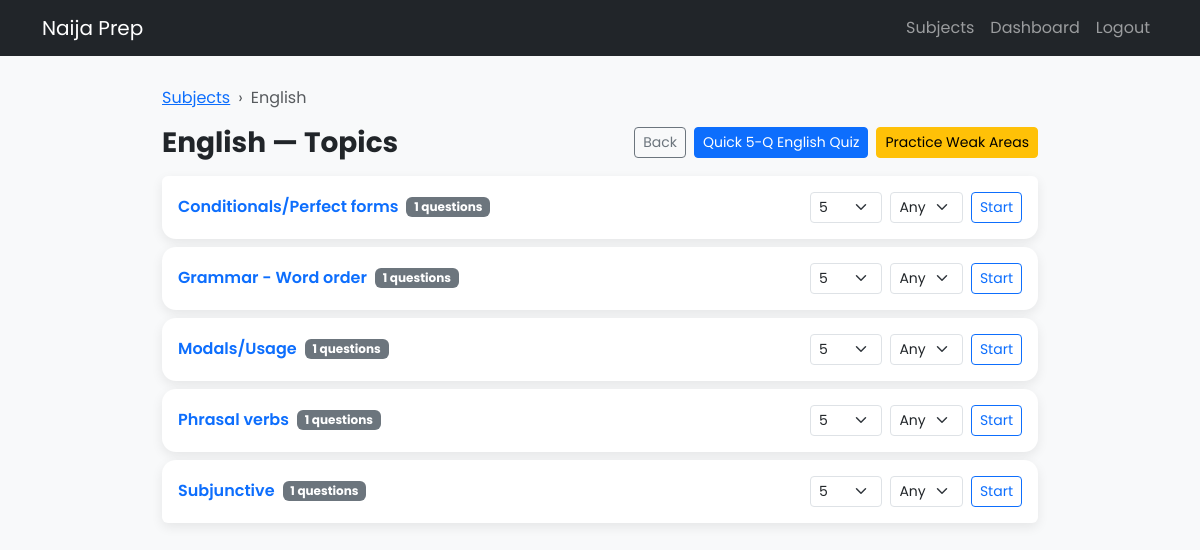
Screenshot of /subjects/English (signed in) with the database file from the repository.
### app/models.py (models this page shows, shortened)
class Question(db.Model):
    id = db.Column(db.Integer, primary_key=True)
    subject = db.Column(db.String(255), nullable=True)       # NEW
    topic = db.Column(db.String(255), nullable=False)
    difficulty = db.Column(db.Integer, nullable=False)
    question_text = db.Column(db.Text, nullable=False)
    option_a = db.Column(db.Text, nullable=False)
    option_b = db.Column(db.Text, nullable=False)
    option_c = db.Column(db.Text, nullable=False)
    option_d = db.Column(db.Text, nullable=False)
    correct_option = db.Column(db.String(10), nullable=False)
    explanation = db.Column(db.Text, nullable=True)
    exam_year = db.Column(db.String(255), nullable=True)

### app/routes.py (the view)
    @app.route("/subjects/<subject>")
    @login_required
    def subject_topics(subject):
        if subject not in SUBJECTS:
            flash("Unknown subject.", "warning")
            return redirect(url_for("subjects"))
        rows = (
            db.session.query(Question.topic, func.count(Question.id))
            .filter(Question.subject == subject)
            .group_by(Question.topic)
            .order_by(Question.topic.asc())
            .all()
        )
        topics = [{"name": t, "count": c} for (t, c) in rows]
        if not topics:
            flash(f"No topics found in {subject}.", "warning")
        return render_template("subject_topics.html", subject=subject, topics=topics)

### app/models.py (called while the page is built)
@login_manager.user_loader
def load_user(user_id):
    return User.query.get(int(user_id))

### app/templates/subject_topics.html (shortened to what this page needs)
<!DOCTYPE html>
<html lang="en">
<head>
  <link href="https://cdn.jsdelivr.net/npm/bootstrap@5.3.3/dist/css/bootstrap.min.css" rel="stylesheet">
</head>
<body>
<nav class="navbar navbar-expand-lg navbar-dark bg-dark">
  <div class="container">
    <a class="navbar-brand" href="{{ url_for('home') }}">Naija Prep</a>
    <div id="nav" class="collapse navbar-collapse">
      <ul class="navbar-nav ms-auto">
        <li class="nav-item"><a class="nav-link" href="{{ url_for('subjects') }}">Subjects</a></li>
        <li class="nav-item"><a class="nav-link" href="{{ url_for('dashboard') }}">Dashboard</a></li>
        <li class="nav-item"><a class="nav-link" href="{{ url_for('logout') }}">Logout</a></li>
      </ul>
    </div>
  </div>
</nav>
<div class="container wrap">
  <nav aria-label="breadcrumb">
    <ol class="breadcrumb">
      <li class="breadcrumb-item"><a href="{{ url_for('subjects') }}">Subjects</a></li>
      <li class="breadcrumb-item active" aria-current="page">{{ subject }}</li>
    </ol>
  </nav>
  <div class="d-flex flex-column flex-md-row justify-content-between align-items-md-center mb-3 gap-2">
    <h3 class="m-0 fw-bold">{{ subject }} — Topics</h3>
    <div class="d-flex flex-wrap gap-2">
      <a class="btn btn-sm btn-outline-secondary" href="{{ url_for('subjects') }}">Back</a>
      <a class="btn btn-sm btn-primary" href="{{ url_for('quiz', subject=subject) }}">
        Quick 5-Q {{ subject }} Quiz
      </a>
      <a class="btn btn-sm btn-warning" href="{{ url_for('practice_weak', subject=subject, k=3, n=10) }}">
        Practice Weak Areas
      </a>
    </div>
  </div>
  {% if topics %}
    <div class="list-group">
      {% for t in topics %}
        <div class="list-group-item topic-card mb-2">
          <div class="d-flex flex-column flex-md-row align-items-md-center justify-content-between gap-2">
            <div class="d-flex align-items-center gap-2">
              <a class="text-decoration-none fw-semibold" href="{{ url_for('quiz', subject=subject, topic=t.name) }}">
                {{ t.name }}
              </a>
              <span class="badge bg-secondary">{{ t.count }} questions</span>
            </div>
            <form action="{{ url_for('quiz') }}" method="get" class="mini-form d-flex gap-2">
              <select name="n" class="form-select form-select-sm" aria-label="Number of questions">
                <option value="5" selected>5</option>
              </select>
              <select name="difficulty" class="form-select form-select-sm" aria-label="Difficulty">
                <option value="any" selected>Any</option>
              </select>
              <button class="btn btn-sm btn-outline-primary" type="submit">Start</button>
            </form>
          </div>
        </div>
      {% endfor %}
    </div>
  {% else %}
    <p class="text-muted">No topics available in {{ subject }} yet.</p>
  {% endif %}
</div>
</body>
</html>

### app/templates/subject_topics.html (style rules this page uses)
body { background:#f8f9fa; font-family:'Poppins', sans-serif; }
.wrap { max-width: 900px; margin: 30px auto; }
.topic-card { border:none; border-radius:14px; background:#fff; box-shadow:0 4px 12px rgba(0,0,0,.08); padding:16px; }
.breadcrumb { --bs-breadcrumb-divider: '›'; }
.mini-form select { max-width: 100px; }

### rows the page displays
Question: name "Conditionals/Perfect forms", count "1"
Question: name "Grammar - Word order", count "1"
Question: name "Modals/Usage", count "1"
Question: name "Phrasal verbs", count "1"
Question: name "Subjunctive", count "1"

### other values shown
{{ subject }} "English"
